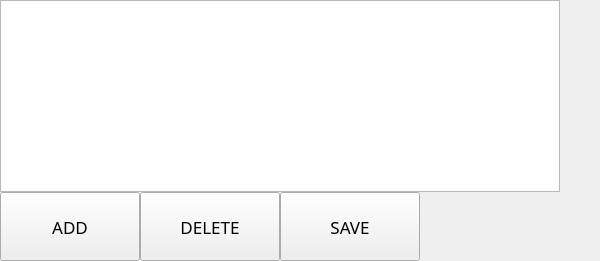
       <widget class="QWidget" name="region_page_">
        <layout class="QVBoxLayout" name="verticalLayout_3">
         <property name="spacing">
          <number>0</number>
         </property>
         <property name="leftMargin">
          <number>0</number>
         </property>
         <property name="topMargin">
          <number>0</number>
         </property>
         <property name="rightMargin">
          <number>0</number>
         </property>
         <property name="bottomMargin">
          <number>0</number>
         </property>
         <item>
          <layout class="QHBoxLayout" name="horizontalLayout_3" stretch="0,1">
           <item>
            <widget class="QTableWidget" name="tableWidget_region_list_">
             <property name="minimumSize">
              <size>
               <width>560</width>
               <height>0</height>
              </size>
             </property>
             <property name="maximumSize">
              <size>
               <width>560</width>
               <height>16777215</height>
              </size>
             </property>
             <attribute name="horizontalHeaderVisible">
              <bool>false</bool>
             </attribute>
             <attribute name="horizontalHeaderDefaultSectionSize">
              <number>100</number>
             </attribute>
             <attribute name="verticalHeaderVisible">
              <bool>false</bool>
             </attribute>
             <attribute name="verticalHeaderMinimumSectionSize">
              <number>25</number>
             </attribute>
             <attribute name="verticalHeaderDefaultSectionSize">
              <number>30</number>
             </attribute>
             <column>
              <property name="text">
               <string>Region</string>
              </property>
             </column>
             <column>
              <property name="text">
               <string>Negative</string>
              </property>
             </column>
             <column>
              <property name="text">
               <string>Positve</string>
              </property>
             </column>
            </widget>
           </item>
           <item>
            <spacer name="horizontalSpacer_3">
             <property name="orientation">
              <enum>Qt::Orientation::Horizontal</enum>
             </property>
             <property name="sizeHint" stdset="0">
              <size>
               <width>40</width>
               <height>20</height>
              </size>
             </property>
            </spacer>
           </item>
          </layout>
         </item>
         <item>
          <layout class="QHBoxLayout" name="horizontalLayout_2">
           <property name="spacing">
            <number>0</number>
           </property>
           <item>
            <widget class="QPushButton" name="button_add_region_">
             <property name="sizePolicy">
              <sizepolicy hsizetype="Expanding" vsizetype="Fixed">
               <horstretch>0</horstretch>
               <verstretch>0</verstretch>
              </sizepolicy>
             </property>
             <property name="minimumSize">
              <size>
               <width>140</width>
               <height>69</height>
              </size>
             </property>
             <property name="maximumSize">
              <size>
               <width>140</width>
               <height>69</height>
              </size>
             </property>
             <property name="font">
              <font>
               <family>微软雅黑</family>
               <pointsize>13</pointsize>
              </font>
             </property>
             <property name="styleSheet">
              <string notr="true"/>
             </property>
             <property name="text">
              <string>ADD</string>
             </property>
             <property name="checkable">
              <bool>false</bool>
             </property>
            </widget>
           </item>
           <item>
            <widget class="QPushButton" name="button_del_region_">
             <property name="sizePolicy">
              <sizepolicy hsizetype="Expanding" vsizetype="Fixed">
               <horstretch>0</horstretch>
               <verstretch>0</verstretch>
              </sizepolicy>
             </property>
             <property name="minimumSize">
              <size>
               <width>140</width>
               <height>69</height>
              </size>
             </property>
             <property name="maximumSize">
              <size>
               <width>140</width>
               <height>69</height>
              </size>
             </property>
             <property name="font">
              <font>
               <family>微软雅黑</family>
               <pointsize>13</pointsize>
              </font>
             </property>
             <property name="styleSheet">
              <string notr="true"/>
             </property>
             <property name="text">
              <string>DELETE</string>
             </property>
             <property name="checkable">
              <bool>false</bool>
             </property>
            </widget>
           </item>
           <item>
            <widget class="QPushButton" name="button_save_region_">
             <property name="sizePolicy">
              <sizepolicy hsizetype="Expanding" vsizetype="Fixed">
               <horstretch>0</horstretch>
               <verstretch>0</verstretch>
              </sizepolicy>
             </property>
             <property name="minimumSize">
              <size>
               <width>140</width>
               <height>69</height>
              </size>
             </property>
             <property name="maximumSize">
              <size>
               <width>140</width>
               <height>69</height>
              </size>
             </property>
             <property name="font">
              <font>
               <family>微软雅黑</family>
               <pointsize>13</pointsize>
              </font>
             </property>
             <property name="styleSheet">
              <string notr="true"/>
             </property>
             <property name="text">
              <string>SAVE</string>
             </property>
             <property name="checkable">
              <bool>false</bool>
             </property>
            </widget>
           </item>
           <item>
            <spacer name="horizontalSpacer_2">
             <property name="orientation">
              <enum>Qt::Orientation::Horizontal</enum>
             </property>
             <property name="sizeHint" stdset="0">
              <size>
               <width>40</width>
               <height>20</height>
              </size>
             </property>
            </spacer>
           </item>
          </layout>
         </item>
        </layout>
       </widget>
